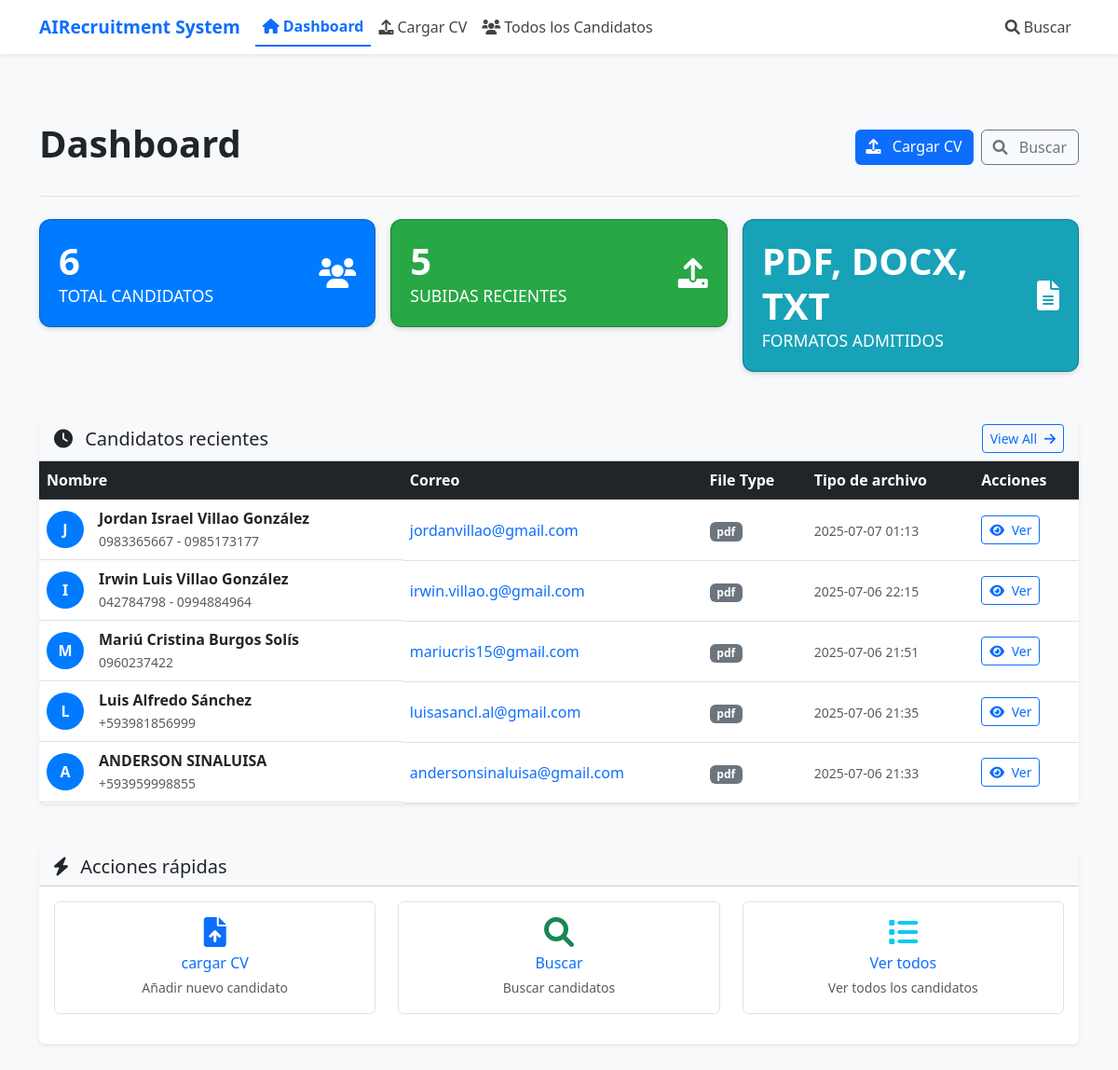
Before: / with the older database file.
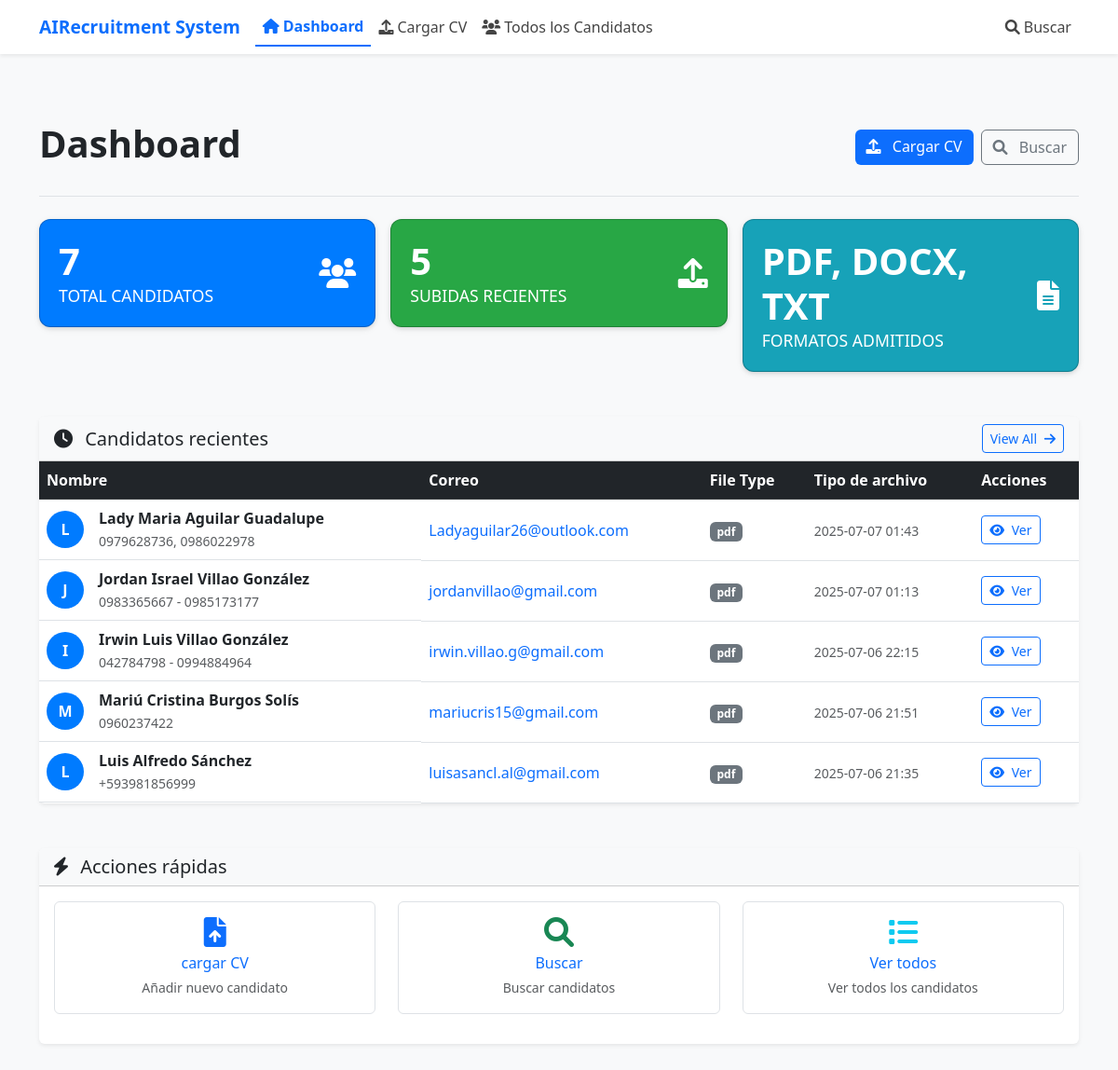
After: the same page with the newer database file.
### models.py (models this page shows, shortened)
class Candidate(db.Model):
    id = db.Column(db.Integer, primary_key=True)
    name = db.Column(db.String(200), nullable=False)
    email = db.Column(db.String(200))
    phone = db.Column(db.String(50))
    education = db.Column(db.Text)  # JSON string of education details
    experience = db.Column(db.Text)  # JSON string of experience details
    skills = db.Column(db.Text)  # JSON string of skills
    full_text = db.Column(db.Text, nullable=False)  # Complete CV text
    original_filename = db.Column(db.String(255), nullable=False)
    file_type = db.Column(db.String(10), nullable=False)  # pdf, docx, txt
    vision_analysis = db.Column(db.Text)  # JSON string from OpenAI Vision analysis
    text_embedding = db.Column(db.Text)  # JSON array of embedding vector
    languages = db.Column(db.Text)  # JSON string of languages
    certifications = db.Column(db.Text)  # JSON string of certifications
    summary = db.Column(db.Text)  # Professional summary
    created_at = db.Column(db.DateTime, default=datetime.utcnow)
    updated_at = db.Column(db.DateTime, default=datetime.utcnow, onupdate=datetime.utcnow)

### routes.py (the view)
@routes_bp.route('/')
def index():
    total_candidates = db.session.query(Candidate).count()
    recent_candidates = db.session.query(Candidate).order_by(Candidate.created_at.desc()).limit(5).all()
    return render_template('index.html', total_candidates=total_candidates, recent_candidates=recent_candidates)

### templates/index.html (shortened to what the changed rows need)
{% extends "base.html" %}
{% block content %}
{% block extra_css %}
<link rel="stylesheet" href="{{ url_for('static', filename='css/index.css') }}">
{% endblock %}
<div class="d-flex flex-column flex-md-row justify-content-between align-items-start align-items-md-center gap-3 py-4 border-bottom mb-4">
    <h1 class="display-6 fw-semibold">
       <strong> Dashboard</strong>
    </h1>
</div>
<div class="row g-3 mb-5">
    <div class="col-md-4">
        <div class="card text-white bg-primary shadow-sm custom-card">
            <div class="card-body d-flex justify-content-between align-items-center">
                <div>
                    <h3 class="fw-bold mb-0">{{ total_candidates }}</h3>
                    <p class="mb-0">Total Candidatos</p>
                </div>
            </div>
        </div>
    </div>
</div>
<div class="card border-0 shadow-sm mb-5">
    {% if recent_candidates %}
        <div class="table-responsive">
            <table class="table align-middle mb-0">
                <thead class="table-dark">
                    <tr>
                        <th>Nombre</th>
                        <th>Correo</th>
                        <th>File Type</th>
                        <th>Tipo de archivo</th>
                        <th>Acciones</th>
                    </tr>
                </thead>
                <tbody>
                    {% for candidate in recent_candidates %}
                    <tr>
                        <td class="d-flex align-items-center">
                            <div class="bg-primary text-white rounded-circle d-flex align-items-center justify-content-center me-3" style="width: 40px; height: 40px;">
                                <strong>{{ candidate.name[0] if candidate.name else 'U' }}</strong>
                            </div>
                            <div>
                                <div class="fw-semibold">{{ candidate.name }}</div>
                                {% if candidate.phone %}
                                    <small class="text-muted">{{ candidate.phone }}</small>
                                {% endif %}
                            </div>
                        </td>
                        <td>
                            {% if candidate.email %}
                                <a href="mailto:{{ candidate.email }}" class="text-decoration-none">{{ candidate.email }}</a>
                            {% else %}
                                <span class="text-muted">No hay correo</span>
                            {% endif %}
                        </td>
                        <td><span class="badge bg-secondary">{{ candidate.file_type }}</span></td>
                        <td><small class="text-muted">{{ candidate.created_at.strftime('%Y-%m-%d %H:%M') if candidate.created_at else 'Unknown' }}</small></td>
                        <td>
                            <a href="{{ url_for('routes.view_candidate', candidate_id=candidate.id) }}" class="btn btn-sm btn-outline-primary">
                                <i class="fas fa-eye me-1"></i> Ver
                            </a>
                        </td>
                    </tr>
                    {% endfor %}
                </tbody>
            </table>
        </div>
    {% endif %}
</div>
{% endblock %}

Changed rows visible on the page:
no longer on this page (row unchanged): Candidate: name "A", name "ANDERSON SINALUISA", phone "+593959998855", email "andersonsinaluisa@gmail.com", file_type "pdf", created_at "2025-07-06 21:33"
added Candidate: name "L", name "Lady Maria Aguilar Guadalupe", phone "0979628736, 0986022978", email "Ladyaguilar26@outlook.com", file_type "pdf", created_at "2025-07-07 01:43"
Other visible differences:
{{ total_candidates }}: "6" → "7"
